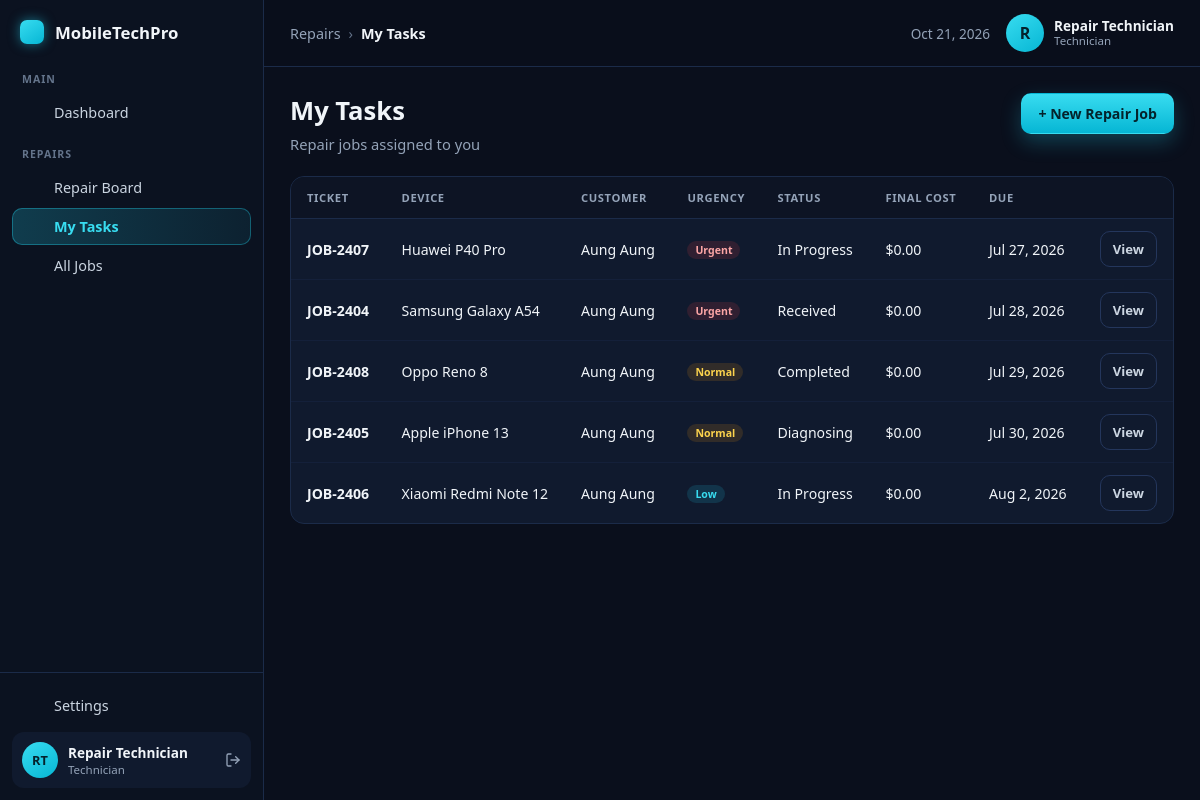
The page /technician/my-tasks (signed in) on the database its author committed.
### tables this page shows
CREATE TABLE repair_jobs (
    repair_id      INT UNSIGNED NOT NULL AUTO_INCREMENT,
    ticket_no      VARCHAR(40)  NOT NULL,
    customer_id    INT UNSIGNED     NULL,
    technician_id  INT UNSIGNED     NULL,           
    device_brand   VARCHAR(80)      NULL,
    device_model   VARCHAR(120)     NULL,
    imei           VARCHAR(40)      NULL,
    urgency        ENUM('low','normal','urgent') NOT NULL DEFAULT 'normal',
    reported_issue TEXT             NULL,
    diagnosis      TEXT             NULL,
    status         ENUM('received','diagnosing','in_progress','completed','delivered','cancelled')
                        NOT NULL DEFAULT 'received',
    estimated_cost DECIMAL(10,2)    NULL,
    final_cost     DECIMAL(10,2)    NULL,
    due_date       DATETIME         NULL,
    received_at    TIMESTAMP    NOT NULL DEFAULT CURRENT_TIMESTAMP,
    completed_at   TIMESTAMP        NULL,
    created_at     TIMESTAMP    NOT NULL DEFAULT CURRENT_TIMESTAMP,
    updated_at     TIMESTAMP    NOT NULL DEFAULT CURRENT_TIMESTAMP ON UPDATE CURRENT_TIMESTAMP,
    PRIMARY KEY (repair_id),
    UNIQUE KEY uq_repair_ticket (ticket_no),
    KEY idx_repair_customer (customer_id),
    KEY idx_repair_technician (technician_id),
    KEY idx_repair_status (status),
    KEY idx_repair_urgency (urgency),
    CONSTRAINT fk_repair_customer FOREIGN KEY (customer_id)
        REFERENCES customers (customer_id) ON DELETE SET NULL ON UPDATE CASCADE,
    CONSTRAINT fk_repair_technician FOREIGN KEY (technician_id)
        REFERENCES users (user_id) ON DELETE SET NULL ON UPDATE CASCADE
);

CREATE TABLE customers (
    customer_id INT UNSIGNED NOT NULL AUTO_INCREMENT,
    full_name   VARCHAR(120) NOT NULL,
    email       VARCHAR(150)     NULL,
    phone       VARCHAR(30)      NULL,
    address     VARCHAR(255)     NULL,
    notes       TEXT             NULL,
    created_at  TIMESTAMP    NOT NULL DEFAULT CURRENT_TIMESTAMP,
    updated_at  TIMESTAMP    NOT NULL DEFAULT CURRENT_TIMESTAMP ON UPDATE CURRENT_TIMESTAMP,
    PRIMARY KEY (customer_id),
    KEY idx_customers_phone (phone),
    KEY idx_customers_email (email),
    KEY idx_customers_name (full_name)
);

### app/Views/technician/tasks/index.php (the view, shortened to what the rows shown need)
<?php
$urgencyClass = static function (string $u): string {
    return ['urgent' => 'urgency--urgent', 'normal' => 'urgency--normal', 'low' => 'urgency--low'][$u] ?? 'urgency--normal';
};
$statusLabel = static function (string $s): string {
    return ucwords(str_replace('_', ' ', $s));
};
?>
<!DOCTYPE html>
<html lang="en">
<head>
    <link rel="stylesheet" href="<?= e(base_url('css/dashboard.css')) ?>">
    <link rel="stylesheet" href="<?= e(base_url('css/users.css')) ?>">
    <link rel="stylesheet" href="<?= e(base_url('css/repair-board.css')) ?>">
</head>
<body class="dash-body">
<div class="dash-layout">
    <?php require APP_ROOT . '/app/Views/partials/sidebar.php'; ?>
    <div class="dash-main">
        <header class="topbar">
            <nav class="breadcrumb" aria-label="Breadcrumb">
                <span class="crumb">Repairs</span>
                <span class="crumb-sep">&rsaquo;</span>
                <span class="crumb crumb-current">My Tasks</span>
            </nav>
            <div class="topbar-right">
                <span class="topbar-date"><?= e($today) ?></span>
                <div class="user-chip">
                    <span class="user-avatar" aria-hidden="true"><?= e(strtoupper(substr((string) ($user['full_name'] ?? 'U'), 0, 1))) ?></span>
                    <span class="user-meta">
                        <span class="user-name"><?= e($user['full_name'] ?? 'User') ?></span>
                        <span class="user-role"><?= e(ucwords(str_replace('_', ' ', (string) ($user['user_type'] ?? '')))) ?></span>
                    </span>
                </div>
            </div>
        </header>
        <main class="content">
            <div class="content-head">
                <div>
                    <h1 class="page-greeting">My Tasks</h1>
                    <p class="page-sub">Repair jobs assigned to you</p>
                </div>
                <div class="content-actions">
                    <a class="btn-cyan" href="<?= e(base_url('/technician/board/create')) ?>">+ New Repair Job</a>
                </div>
            </div>
            <div class="table-wrap">
                <table class="user-table">
                    <thead>
                        <tr>
                            <th>Ticket</th>
                            <th>Device</th>
                            <th>Customer</th>
                            <th>Urgency</th>
                            <th>Status</th>
                            <th>Final Cost</th>
                            <th>Due</th>
                            <th></th>
                        </tr>
                    </thead>
                    <tbody>
                        <?php foreach ($jobs as $job): ?>
                            <tr>
                                <td><strong><?= e($job['ticket_no']) ?></strong></td>
                                <td><?= e(trim((string) ($job['device_brand'] ?? '') . ' ' . ($job['device_model'] ?? '')) ?: 'Unknown device') ?></td>
                                <td><?= e($job['customer_name'] ?? 'Walk-in') ?></td>
                                <td><span class="job-card-urgency <?= e($urgencyClass($job['urgency'])) ?>"><?= e(ucfirst($job['urgency'])) ?></span></td>
                                <td><?= e($statusLabel($job['status'])) ?></td>
                                <td>$<?= number_format((float) ($job['final_cost'] ?? 0), 2) ?></td>
                                <td><?= e($job['due_date'] ? date('M j, Y', strtotime((string) $job['due_date'])) : '—') ?></td>
                                <td style="text-align:right">
                                    <a class="btn-outline btn-sm" href="<?= e(base_url('/technician/board/view/' . (int) $job['repair_id'])) ?>">View</a>
                                </td>
                            </tr>
                        <?php endforeach; ?>
                    </tbody>
                </table>
            </div>
        </main>
    </div>
</div>
</body>
</html>

### app/Core/App.php (shortened to what the rows shown need)
<?php
class App
{
    private array $routes = [
        'GET' => [],
        'POST' => [],
    ];
    private function add(string $method, string $path, array $handler): void
    {
        $this->routes[$method][] = [
            'segments' => $this->segments($path),
            'handler' => $handler,
        ];
    }
    public function run(): void
    {
        $method = strtoupper($_SERVER['REQUEST_METHOD'] ?? 'GET');
        $requestSegments = $this->segments($this->currentPath());
        foreach ($this->routes[$method] ?? [] as $route) {
            $params = $this->match($route['segments'], $requestSegments);
            if ($params === null) {
                continue;
            }
            [$class, $action] = $route['handler'];
            $controller = new $class();
            $controller->$action(...$params);
            return;
        }
    }
    private function match(array $routeSegments, array $requestSegments): ?array
    {
        if (count($routeSegments) !== count($requestSegments)) {
            return null;
        }
        $params = [];
        foreach ($routeSegments as $i => $seg) {
            if ($seg !== $requestSegments[$i]) {
                return null;
            }
        }
        return $params;
    }
    private function segments(string $path): array
    {
        $trimmed = trim($path, '/');
        return $trimmed === '' ? [] : explode('/', $trimmed);
    }
    private function currentPath(): string
    {
        $uri = parse_url($_SERVER['REQUEST_URI'] ?? '/', PHP_URL_PATH);
        $uri = is_string($uri) ? rawurldecode($uri) : '/';
        return '/' . trim($uri, '/');
    }
}

### rows shown on the page
repair_jobs: ticket_no "JOB-2407", device_brand+device_model "Huawei P40 Pro", customer.full_name "Aung Aung", urgency "Urgent", status "In Progress", final_cost "0.00", due_date "Jul 27, 2026"
repair_jobs: ticket_no "JOB-2404", device_brand+device_model "Samsung Galaxy A54", customer.full_name "Aung Aung", urgency "Urgent", status "Received", final_cost "0.00", due_date "Jul 28, 2026"
repair_jobs: ticket_no "JOB-2408", device_brand+device_model "Oppo Reno 8", customer.full_name "Aung Aung", urgency "Normal", status "Completed", final_cost "0.00", due_date "Jul 29, 2026"
repair_jobs: ticket_no "JOB-2405", device_brand+device_model "Apple iPhone 13", customer.full_name "Aung Aung", urgency "Normal", status "Diagnosing", final_cost "0.00", due_date "Jul 30, 2026"
repair_jobs: ticket_no "JOB-2406", device_brand+device_model "Xiaomi Redmi Note 12", customer.full_name "Aung Aung", urgency "Low", status "In Progress", final_cost "0.00", due_date "Aug 2, 2026"

### other values the page prints
$groupName "MAIN"
$item['label'] "Dashboard"
$groupName "REPAIRS"
$item['label'] "Repair Board"
$item['label'] "My Tasks"
$item['label'] "All Jobs"
